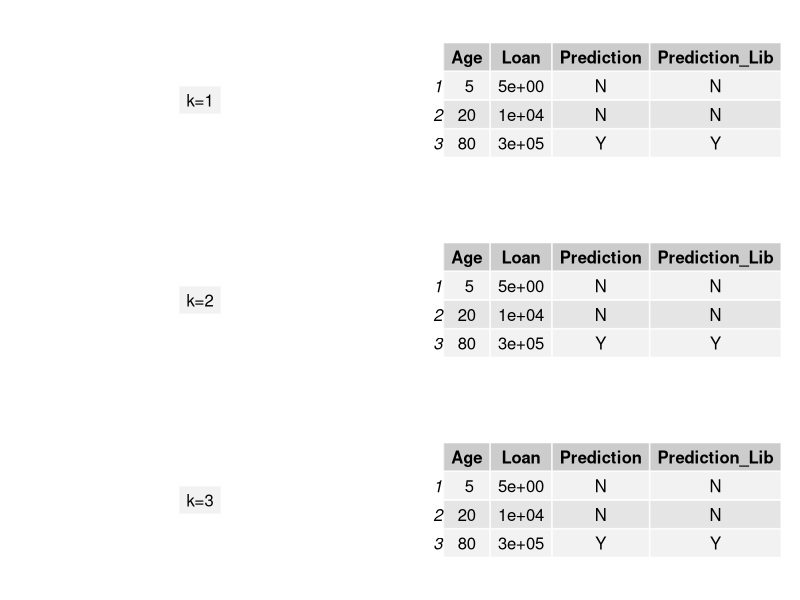

The R script that drew this image:
table <- read.csv('ageloans.csv',header=TRUE,sep=',')
table

getPred<-function(x,k){
  distance=vector()
  age<-x[1]
  loan<-x[2]
  length(distance)=nrow(table)
  for(i in 1:nrow(table))
  {
    distance[i]=sqrt(((age-table[i,1])^2)+((loan-table[i,2])^2))
  }
  temp_table <- table
  temp_table$dist <- distance
  temp_table <- temp_table[order(temp_table$dist),]
  k_nb <- temp_table[1:k,3]
  count_table <- table(k_nb)
  classes <- names(count_table)
  return(classes[which.max(count_table)])
}

x_test <- data.frame("Age"=c(5,20,80),"Loan"=c(5,10000,300000))
pred1 <- apply(x_test,1,function(x) getPred(x,1))
pred2 <- apply(x_test,1,function(x) getPred(x,2))
pred3 <- apply(x_test,1,function(x) getPred(x,3))

#Library Function
library(class)
y_train <- table[,3]
x_train <- table[,1:2]
pred_lib1 <- knn(train = x_train,test=x_test,cl=y_train, k = 1)
pred_lib2 <- knn(train = x_train,test=x_test,cl=y_train, k = 2) 
pred_lib3 <- knn(train = x_train,test=x_test,cl=y_train, k = 3) 

#comparison table
library(grid)
library(gridExtra)
par(mfrow=c(2,3))
result1 <- data.frame("Age"=x_test[,1],"Loan"=x_test[,2],"Prediction"=pred1,"Prediction_Lib"=pred_lib1)
result2 <- data.frame("Age"=x_test[,1],"Loan"=x_test[,2],"Prediction"=pred2,"Prediction_Lib"=pred_lib2)
result3 <- data.frame("Age"=x_test[,1],"Loan"=x_test[,2],"Prediction"=pred3,"Prediction_Lib"=pred_lib3)

grid.arrange(tableGrob("k=1"),tableGrob(result1),tableGrob("k=2"),tableGrob(result2),tableGrob("k=3"),tableGrob(result3))

